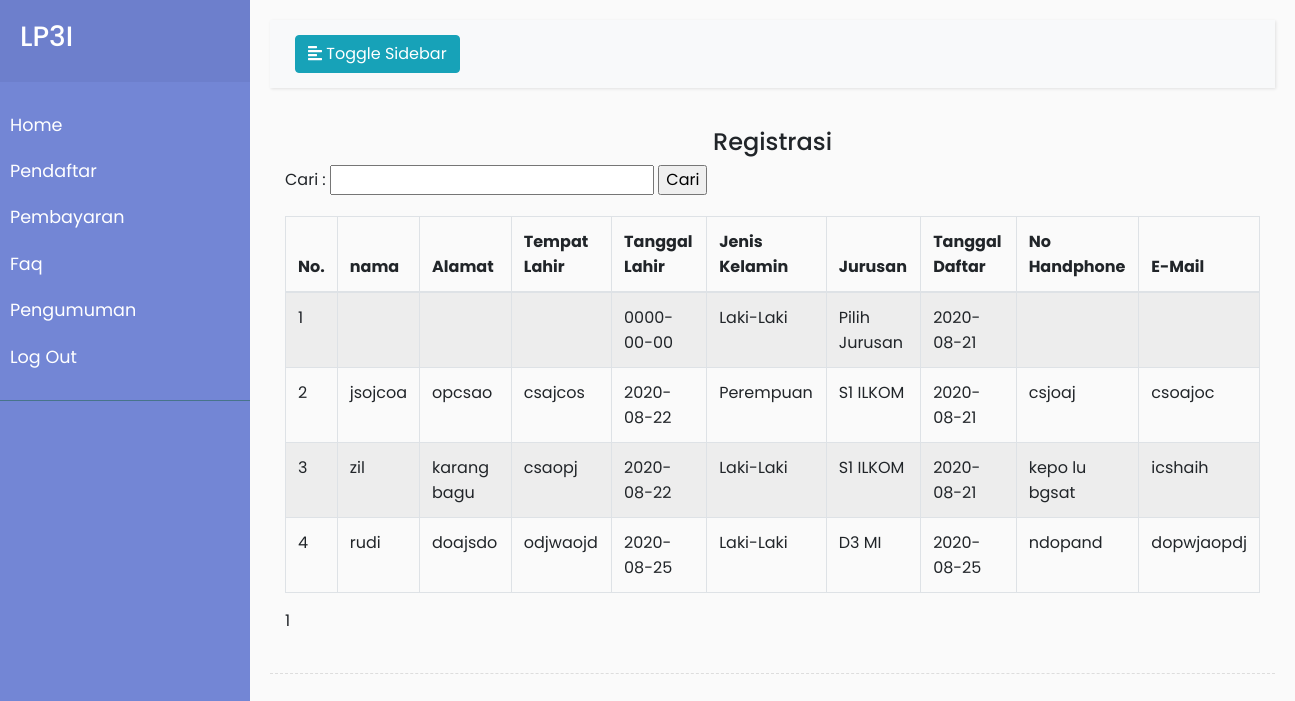
Page /PegawaiRegistrasi.php (signed in) on the committed database.
### tables this page shows
CREATE TABLE `registrasi` (
  `no_pendaftaran` int(11) NOT NULL,
  `nama` varchar(20) NOT NULL,
  `tempat_lahir` varchar(16) NOT NULL,
  `tgl_lahir` date NOT NULL,
  `alamat` varchar(50) NOT NULL,
  `no_hp` varchar(16) NOT NULL,
  `email` varchar(20) NOT NULL,
  `tgl_daftar` date NOT NULL,
  `jurusan` varchar(15) NOT NULL,
  `jenis_kelamin` varchar(10) NOT NULL
);

### PegawaiRegistrasi.php (the view, shortened to what this page needs)
<?php
include ("proses/koneksi.php");
include('include/headerPegawai.php');
?>
<div class="container">
    <h4 style="text-align: center">Registrasi</h4>
    <form action="AdminRegistrasi.php" method="get">
        <label>Cari :</label>
        <input type="text" name="cari">
        <input type="submit" value="Cari">
    </form>
    <div class="table-responsive">
        <table class="table table-bordered table-hover table-striped">
            <thead>
                <tr>
                    <th>No.</th>
                    <th>nama</th>
                    <th>Alamat</th>
                    <th>Tempat Lahir</th>
                    <th>Tanggal Lahir</th>
                    <th>Jenis Kelamin</th>
                    <th>Jurusan</th>
                    <th>Tanggal Daftar</th>
                    <th>No Handphone</th>
                    <th>E-Mail</th>
                </tr>
            </thead>
            <tbody>
                <?php
                    $halaman = 10;
                    $fa = "SELECT * FROM registrasi";
                    $faq = mysqli_query($kon, $fa);
                    $total = mysqli_num_rows($faq);
                    $pages = ceil($total/$halaman);
                    $no = 1;
                    foreach ($faq as $f){
                        ?>
                <tr>
                    <td><?php echo $no ?></td>
                    <td><?php echo $f['nama'];?></td>
                    <td><?php echo $f['alamat'];?></td>
                    <td><?php echo $f['tempat_lahir'];?></td>
                    <td><?php echo $f['tgl_lahir'];?></td>
                    <td><?php echo $f['jenis_kelamin'];?></td>
                    <td><?php echo $f['jurusan'];?></td>
                    <td><?php echo $f['tgl_daftar'];?></td>
                    <td><?php echo $f['no_hp'];?></td>
                    <td><?php echo $f['email'];?></td>
                </tr>
                <?php
                        $no+=1;
                    }
                    ?>
            </tbody>
        </table>
        <div class="">
            <?php for ($i=1; $i<=$pages ; $i++){ ?>
            <a href="?halaman=<?php echo $i; ?>"><?php echo $i; ?></a>
            <?php } ?>
        </div>
    </div>
</div>
<?php
include('include/FooterPegawai.php');
?>

### assets/css/styleAdmin.css (style rules this page uses)
body { font-family: 'Poppins', sans-serif; background: #fafafa; }
a, a:hover, a:focus { color: inherit; text-decoration: none; transition: all 0.3s; }

### rows in the picture
registrasi: tgl_lahir "0000-00-00", jenis_kelamin "Laki-Laki", jurusan "Pilih Jurusan", tgl_daftar "2020-08-21"
registrasi: nama "jsojcoa", alamat "opcsao", tempat_lahir "csajcos", tgl_lahir "2020-08-22", jenis_kelamin "Perempuan", jurusan "S1 ILKOM", tgl_daftar "2020-08-21", no_hp "csjoaj", email "csoajoc"
registrasi: nama "zil", alamat "karang bagu", tempat_lahir "csaopj", tgl_lahir "2020-08-22", jenis_kelamin "Laki-Laki", jurusan "S1 ILKOM", tgl_daftar "2020-08-21", no_hp "kepo lu bgsat", email "icshaih"
registrasi: nama "rudi", alamat "doajsdo", tempat_lahir "odjwaojd", tgl_lahir "2020-08-25", jenis_kelamin "Laki-Laki", jurusan "D3 MI", tgl_daftar "2020-08-25", no_hp "ndopand", email "dopwjaopdj"
